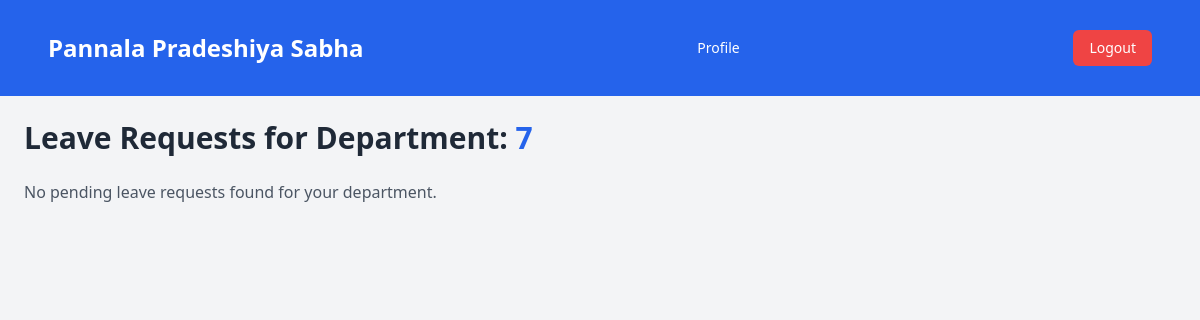
Before: /admin/hod-leaves.php (signed in) with the older database file.
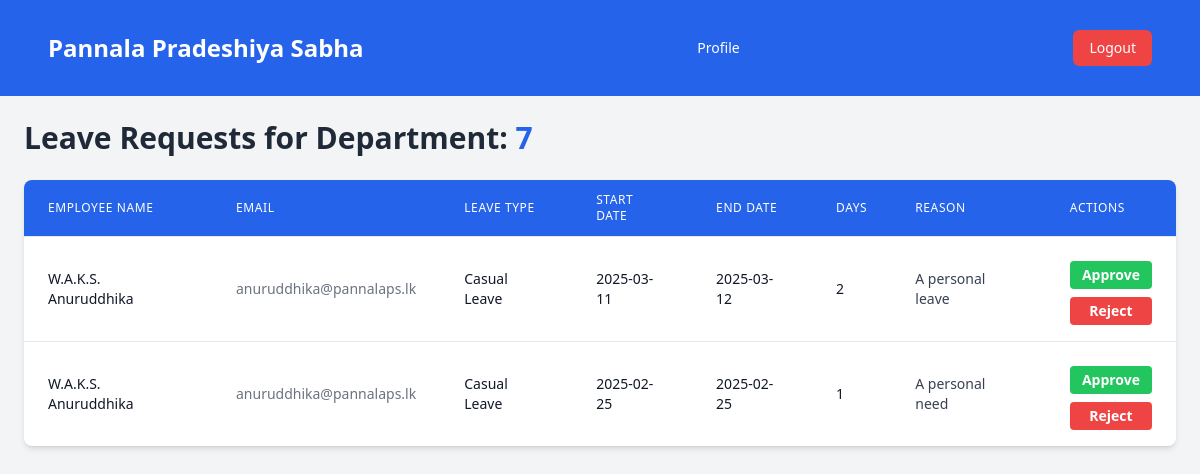
After: the same page with the newer database file.
### tables this page shows
CREATE TABLE `wp_leave_request` (
  `request_id` int NOT NULL,
  `user_id` int NOT NULL,
  `leave_type` varchar(50) DEFAULT NULL,
  `leave_start_date` date NOT NULL,
  `leave_end_date` date NOT NULL,
  `number_of_days` int NOT NULL,
  `reason` text,
  `substitute` varchar(255) DEFAULT NULL,
  `status` int DEFAULT NULL COMMENT '1-pending, 2-accept, 3-reject',
  `step_1_approver_id` int DEFAULT NULL,
  `step_1_status` enum('pending','approved','rejected') DEFAULT 'pending',
  `step_1_date` datetime DEFAULT NULL,
  `step_2_approver_id` int DEFAULT NULL,
  `step_2_status` enum('pending','approved','rejected') DEFAULT 'pending',
  `step_2_date` datetime DEFAULT NULL,
  `step_3_approver_id` int DEFAULT NULL,
  `step_3_status` enum('pending','approved','rejected') DEFAULT 'pending',
  `step_3_date` datetime DEFAULT NULL,
  `final_status` enum('pending','approved','rejected') DEFAULT 'pending',
  `created_at` timestamp NOT NULL DEFAULT CURRENT_TIMESTAMP,
  `updated_at` timestamp NOT NULL DEFAULT CURRENT_TIMESTAMP ON UPDATE CURRENT_TIMESTAMP,
  `sub_office` varchar(255) NOT NULL,
  `office_type` enum('head','sub') DEFAULT 'head',
  `rejection_remark` text,
  `department_id` int DEFAULT NULL
);

CREATE TABLE `wp_pradeshiya_sabha_users` (
  `ID` int NOT NULL,
  `username` varchar(255) NOT NULL,
  `password` varchar(255) NOT NULL,
  `first_name` varchar(255) NOT NULL,
  `last_name` varchar(255) NOT NULL,
  `gender` enum('Male','Female') NOT NULL,
  `email` varchar(255) NOT NULL,
  `address` text NOT NULL,
  `NIC` varchar(12) NOT NULL,
  `service_number` varchar(50) NOT NULL,
  `phone_number` varchar(20) DEFAULT NULL,
  `designation` varchar(255) NOT NULL,
  `sub_office` varchar(255) NOT NULL,
  `date_of_joining` date NOT NULL,
  `created_at` timestamp NOT NULL DEFAULT CURRENT_TIMESTAMP,
  `updated_at` timestamp NOT NULL DEFAULT CURRENT_TIMESTAMP ON UPDATE CURRENT_TIMESTAMP,
  `leave_balance` int NOT NULL DEFAULT '20',
  `duty_leave_count` int DEFAULT '0',
  `casual_leave_balance` int DEFAULT '7',
  `sick_leave_balance` int DEFAULT '7',
  `department_id` int DEFAULT NULL,
  `designation_id` int DEFAULT NULL
);

### admin/hod-leaves.php (the view, shortened to what this page needs)
<?php
require "../includes/dbconfig.php";
$user = $_SESSION['user'];
$sql = "
    SELECT lr.*, u.first_name, u.last_name, u.email, d.department_name
    FROM wp_leave_request lr
    JOIN wp_pradeshiya_sabha_users u ON lr.user_id = u.ID
    LEFT JOIN wp_departments d ON u.department_id = d.department_id
    WHERE u.department_id = ? AND lr.step_1_status = 'pending'
    ORDER BY lr.leave_start_date DESC
";
$department_id = $user['department_id'];
$stmt = $conn->prepare($sql);
$stmt->bind_param("i", $department_id);
$stmt->execute();
$result = $stmt->get_result();
?>
<!DOCTYPE html>
<html lang="en">
<head>
    <script src="https://cdn.tailwindcss.com"></script>
</head>
<body class="bg-gray-100 min-h-screen">
    <?php include "../includes/navbar.php"; ?>
    <div class="max-w-7xl mx-auto p-6">
        <h1 class="text-3xl font-semibold mb-6 text-gray-800">
            Leave Requests for Department:
            <span class="text-blue-600"><?= htmlspecialchars($user['department_id']) ?></span>
        </h1>
        <?php if ($result->num_rows > 0): ?>
            <div class="overflow-x-auto bg-white rounded-lg shadow-md">
                <table class="min-w-full divide-y divide-gray-200">
                    <thead class="bg-blue-600 text-white">
                        <tr>
                            <th class="px-6 py-3 text-left text-xs font-medium uppercase tracking-wider">Employee Name</th>
                            <th class="px-6 py-3 text-left text-xs font-medium uppercase tracking-wider">Email</th>
                            <th class="px-6 py-3 text-left text-xs font-medium uppercase tracking-wider">Leave Type</th>
                            <th class="px-6 py-3 text-left text-xs font-medium uppercase tracking-wider">Start Date</th>
                            <th class="px-6 py-3 text-left text-xs font-medium uppercase tracking-wider">End Date</th>
                            <th class="px-6 py-3 text-left text-xs font-medium uppercase tracking-wider">Days</th>
                            <th class="px-6 py-3 text-left text-xs font-medium uppercase tracking-wider">Reason</th>
                            <th class="px-6 py-3 text-left text-xs font-medium uppercase tracking-wider">Actions</th>
                        </tr>
                    </thead>
                    <tbody class="divide-y divide-gray-200">
                        <?php while ($row = $result->fetch_assoc()): ?>
                            <tr class="hover:bg-gray-50">
                                <td class="px-6 py-4 text-sm text-gray-900"><?= htmlspecialchars($row['first_name'] . ' ' . $row['last_name']) ?></td>
                                <td class="px-6 py-4 text-sm text-gray-500"><?= htmlspecialchars($row['email']) ?></td>
                                <td class="px-6 py-4 text-sm text-gray-900"><?= htmlspecialchars($row['leave_type']) ?></td>
                                <td class="px-6 py-4 text-sm text-gray-900"><?= htmlspecialchars($row['leave_start_date']) ?></td>
                                <td class="px-6 py-4 text-sm text-gray-900"><?= htmlspecialchars($row['leave_end_date']) ?></td>
                                <td class="px-6 py-4 text-sm text-gray-900"><?= htmlspecialchars($row['number_of_days']) ?></td>
                                <td class="px-6 py-4 text-sm text-gray-700"><?= htmlspecialchars($row['reason']) ?></td>
                                <td class="px-6 py-4 text-sm font-semibold">
                                    <form method="POST" action="" class="space-y-2">
                                        <div class="flex flex-col gap-2">
                                            <button type="submit" name="action" value="approve"
                                                onclick="return confirm('Are you sure you want to approve this leave request?')"
                                                class="bg-green-500 hover:bg-green-600 text-white px-3 py-1 rounded text-sm">
                                                Approve
                                            </button>
                                            <button type="button" onclick="toggleReject(this)"
                                                class="bg-red-500 hover:bg-red-600 text-white px-3 py-1 rounded text-sm">
                                                Reject
                                            </button>
                                        </div>
                                    </form>
                                </td>
                            </tr>
                        <?php endwhile; ?>
                    </tbody>
                </table>
            </div>
        <?php else: ?>
            <p class="text-gray-600">No pending leave requests found for your department.</p>
        <?php endif; ?>
    </div>
</body>
</html>

Changed rows visible on the page:
added wp_leave_request: user.last_name "W.A.K.S. Anuruddhika", user.email "anuruddhika@pannalaps.lk", leave_type "Casual Leave", leave_start_date "2025-03-11", leave_end_date "2025-03-12", number_of_days "2", reason "A personal leave"
added wp_leave_request: user.last_name "W.A.K.S. Anuruddhika", user.email "anuruddhika@pannalaps.lk", leave_type "Casual Leave", leave_start_date "2025-02-25", leave_end_date "2025-02-25", number_of_days "1", reason "A personal need"
Other visible differences:
text no longer shown: "No pending leave requests found for your department."
text now shown: "EMPLOYEE NAME EMAIL LEAVE TYPE START DATE END DATE DAYS REASON ACTIONS"
